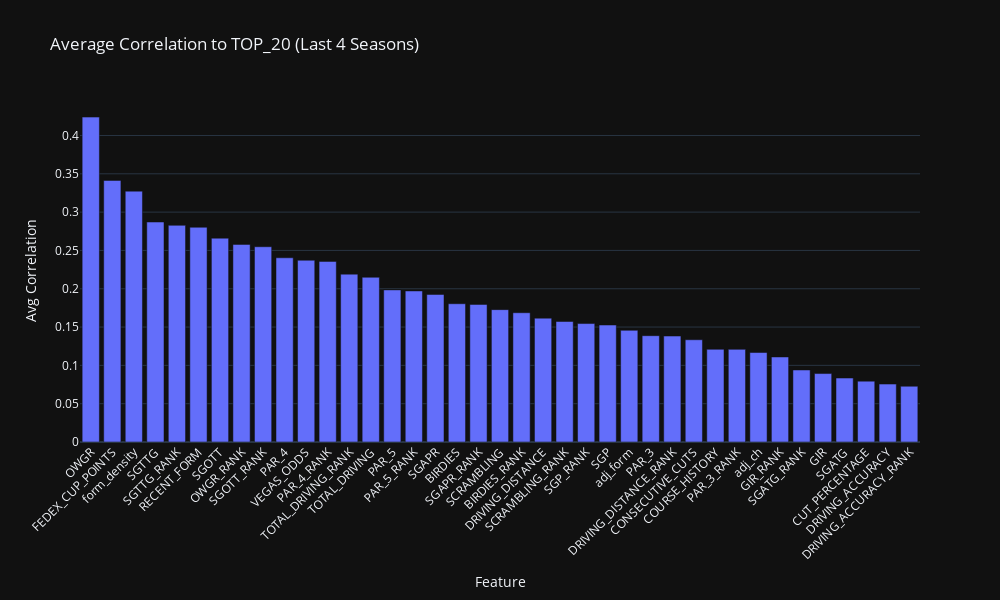

Notebook code for this chart:
### Markdown cell above
**Average of Last 4 Years**

### Code cell
import pandas as pd
import numpy as np
import plotly.express as px

# === Rebuild correlation matrices for the 4 most recent seasons ===
cor = {}
recent_seasons = sorted(training_df["SEASON"].unique())[-4:]

for season in recent_seasons:
    df_season = training_df[training_df["SEASON"] == season].copy()
    numeric_cols = df_season.select_dtypes(include=["float64", "int64"])
    cor[int(season)] = numeric_cols.corr().abs()

# === Combine into one summary DataFrame ===
cor_df = pd.DataFrame()

for season in recent_seasons:
    df = cor[season].reset_index()
    if "TOP_20" not in df.columns:
        continue
    temp = df[["index", "TOP_20"]].copy()
    temp = temp.rename(columns={"TOP_20": str(season)})
    if cor_df.empty:
        cor_df = temp
    else:
        cor_df = cor_df.merge(temp, on="index", how="outer")

# Drop target and metadata rows
cor_df = cor_df[~cor_df["index"].isin(["TOP_20", "FINAL_POS", "SEASON"])]

# Compute average correlation across seasons
cor_df["AVERAGE"] = cor_df.drop(columns=["index"]).mean(axis=1)
cor_df = cor_df.sort_values(by="AVERAGE", ascending=False)

# === Plotly Bar Chart ===
fig = px.bar(
    cor_df,
    x="index",
    y="AVERAGE",
    title="Average Correlation to TOP_20 (Last 4 Seasons)",
    labels={"index": "Feature", "AVERAGE": "Avg Correlation"},
    template="plotly_dark"
)

fig.update_layout(
    xaxis_tickangle=-45,
    height=600,
    width=1000,
    showlegend=False
)

fig.show()

### Figure 1 — Plotly figure (JSON) as saved in the notebook; plotly's stock layout.template omitted (floating-point values rounded to 4 significant figures)
{"data": [{"hovertemplate": "Feature=%{x}<br>Avg Correlation=%{y}<extra></extra>", "legendgroup": "", "marker": {"color": "#636efa", "pattern": {"shape": ""}}, "name": "", "orientation": "v", "showlegend": false, "textposition": "auto", "type": "bar", "x": ["OWGR", "FEDEX_CUP_POINTS", "form_density", "SGTTG", "SGTTG_RANK", "RECENT_FORM", "SGOTT", "OWGR_RANK", "SGOTT_RANK", "PAR_4", "VEGAS_ODDS", "PAR_4_RANK", "TOTAL_DRIVING_RANK", "TOTAL_DRIVING", "PAR_5", "PAR_5_RANK", "SGAPR", "BIRDIES", "SGAPR_RANK", "SCRAMBLING", "BIRDIES_RANK", "DRIVING_DISTANCE", "SCRAMBLING_RANK", "SGP_RANK", "SGP", "adj_form", "PAR_3", "DRIVING_DISTANCE_RANK", "CONSECUTIVE_CUTS", "COURSE_HISTORY", "PAR_3_RANK", "adj_ch", "GIR_RANK", "SGATG_RANK", "GIR", "SGATG", "CUT_PERCENTAGE", "DRIVING_ACCURACY", "DRIVING_ACCURACY_RANK"], "xaxis": "x", "y": [0.424, 0.3414, 0.3274, 0.2871, 0.2828, 0.2802, 0.266, 0.2579, 0.2548, 0.2404, 0.2372, 0.2357, 0.2191, 0.2149, 0.1985, 0.1971, 0.1926, 0.1805, 0.1796, 0.1727, 0.1687, 0.1616, 0.1573, 0.1546, 0.1526, 0.1457, 0.1387, 0.1383, 0.1335, 0.121, 0.1209, 0.1168, 0.111, 0.09399, 0.08932, 0.08346, 0.07942, 0.07559, 0.07279], "yaxis": "y"}], "layout": {"barmode": "relative", "height": 600, "legend": {"tracegroupgap": 0}, "showlegend": false, "title": {"text": "Average Correlation to TOP_20 (Last 4 Seasons)"}, "width": 1000, "xaxis": {"anchor": "y", "domain": [0, 1], "tickangle": -45, "title": {"text": "Feature"}}, "yaxis": {"anchor": "x", "domain": [0, 1], "title": {"text": "Avg Correlation"}}}}
